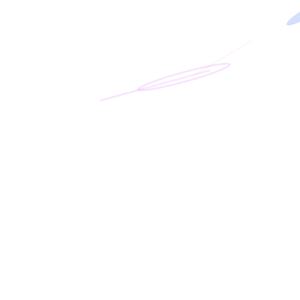
Frame 1 (no input)
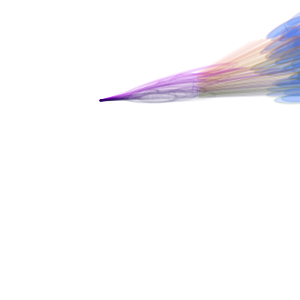
Frame 60 (the mouse pressed at the canvas centre just before this capture)
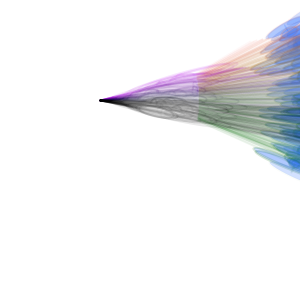
Frame 120 (the mouse held since frame 60 and released just before this capture)

The Processing sketch that drew these frames (run headless with seeded random() and noise(); from frame 60 on, the mouse is pressed at the canvas centre):

// Processing sketch: processing_53672
// ── processing_53672.pde

//Code by Saarah Saghir, YSDN 1006, based on code by Sarah Johnson
//variables
    float rot = 50;//rot is rotation
    float rad = 100;//rad is radius
    float speed = .002;//the speed of the lines moving
    float circleSize = 9;//size of the ellipse at the end of the line
    float a=10;
  
  
void setup() {
  size(300,300);  //size of window/sketch
  background(255); //white background
  smooth();  //anti-aliasing
 frameRate(400); //very fast speed of animation
};
  
void draw()  {
  a+=3;            //add intervals of 3, if a<0, reset a to 255
  if (a<0) {
    a=255;
  }
  translate(100,100); //translate center to this point
  rotate(rot);  //amt of rotation
      stroke(200-a,0,255-a,random(40)); //color and opacity of stroke
      strokeWeight(2);
          line(0,0,rad+a,0);  //rotating line
  fill(255,255,255,30);
      ellipse(rad-(random(50)),0,random(100),circleSize); //oval at end of line
  rot = rot + speed;
   
  translate(100,0); //translate center again, this makes it rotate on top of the other line
  rotate(rot);
      stroke(255-a,100,100-a,random(50));
      strokeWeight(2);
          line(0,0,rad-50+a,0);
  fill(30,100,255,50);
      ellipse(rad+(random(30)),random(10),random(100),circleSize);
  rot = rot + speed;
}
